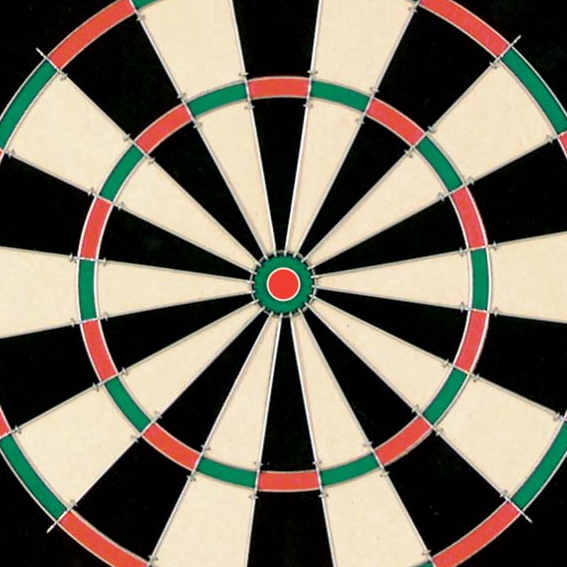
//> input picture lab4/dart.bmp, 567 x 567 px
$ ./sobel dart.bmp   (built with g++ and OpenCV 4)
//> lines starting //> are read from the running program, lines starting //| are printed output that depends on the picture; after the words box and inside, x2 and y2 are one past the last pixel; in counts of white or black regions, pixels touching at a corner belong together
// header inclusion
#include <stdio.h>
#include <opencv/cv.h>        //you may need to
#include <opencv/highgui.h>   //adjust import locations
#include <opencv/cxcore.h>    //depending on your machine setup
#include <math.h>    //depending on your machine setup

using namespace cv;
using namespace std;

void zeroHspace(Mat &hspace, int *dims) {
	for (int y = 0; y < dims[0]; y++) {
		for (int x = 0; x < dims[1]; x++) {
			for (int r = 0; r < dims[2]; r++) {
				hspace.at<double>(y, x, r) = 0;
			}
		}
	}
}

void conv(
	cv::Mat &input,
	Mat kernel,
	cv::Mat &blurredOutput);
void min_Max(Mat &input, double &low, double&high);

void suppress(Mat &hspace, double bound, int cols, int rows, int rad, int suppRange, Mat &out) {
	int dims[3] = {rows, cols, rad};
	out = Mat(3, dims, CV_64F);
	if (bound > 1) {
		cout << "bound needs to be 1 or less" << endl;
		return;
	}
	int maxIdx[3];
	minMaxIdx(hspace, NULL, NULL, NULL, maxIdx);
	double max = hspace.at<double>(maxIdx[0],maxIdx[1],maxIdx[2]);
	double loopMax = max;
	// out.at<double>(maxIdx[0],maxIdx[1],maxIdx[2]) = loopMax;
	while (loopMax > bound * max) {
		out.at<double>(maxIdx[0],maxIdx[1],maxIdx[2]) = loopMax;
		for (int j = maxIdx[0] - suppRange; j < rows && j < maxIdx[0] + suppRange; j++) {
			for (int i = maxIdx[1] - suppRange; i < cols && i < maxIdx[1] + suppRange; i++) {
				for (int r = maxIdx[2] - 12; r < rad && r < maxIdx[2] + 12; r++) {
					if (j < 0) j = 0;
					if (i < 0) i = 0;
					if (r < 0) r = 0;
					hspace.at<long>(j,i,r) = 0;
				}
			}
		}
		// hMat = Mat(3, dims, CV_64F, hspace);
		minMaxIdx(hspace, NULL, NULL, NULL, maxIdx);
		loopMax = hspace.at<double>(maxIdx[0],maxIdx[1],maxIdx[2]);
	}
}

long ***malloc3dArray(int dim1, int dim2, int dim3)
{
    int i, j, k;
    long ***array = (long ***) malloc(dim1 * sizeof(long **));

    for (i = 0; i < dim1; i++) {
        array[i] = (long **) malloc(dim2 * sizeof(long *));
		for (j = 0; j < dim2; j++) {
	  	    array[i][j] = (long *) malloc(dim3 * sizeof(long));
			for (k = 0; k < dim3; k++) {
				array[i][j][k] = 0;
			}
		}
    }
    return array;
}


void mag_grad(Mat &dx,Mat &dy, Mat &output){
	output.create(dx.size(),dx.type());
	for (int i = 0; i < dx.rows; i++) {
		for (int j = 0; j < dx.cols; j++) {
			output.at<double>(i,j) = sqrt(pow(dx.at<double>(i,j),2) + pow(dy.at<double>(i,j),2));
		}
	}

}

void angle_grad(Mat &dx,Mat &dy, Mat &output){
	output.create(dx.size(),dx.type());
	for (int i = 0; i < dx.rows; i++) {
		for (int j = 0; j < dx.cols; j++) {
			output.at<double>(i,j) = atan2(dy.at<double>(i,j), dx.at<double>(i,j));
		}
	}
}

void thresholding(double threshold, Mat &input, Mat &output){
	output.create(input.size(),input.type());
	for (int i = 0; i < input.rows; i++) {
		for (int j = 0; j < input.cols; j++) {
			if (input.at<double>(i,j) > threshold) output.at<double>(i,j) = 255.0;
			else output.at<double>(i,j) = 0.0;
		}
	}
}

void hough(Mat &mag_thr, Mat &grad_ori, int radius, Mat &hspace){

	int x0[2], y0[2];
	double valMag, valAng;
	for (int y = 0; y < mag_thr.rows; y++) {
		for (int x = 0; x < mag_thr.cols; x++) {
			for (int r = 0; r < radius; r++) {
				if (mag_thr.at<double>(y, x) > 0) {
					valAng = grad_ori.at<double>(y,x);
					x0[0] = x + (r * cos(valAng));
					x0[1] = x - (r * cos(valAng));
					y0[0] = y + (r * sin(valAng));
					y0[1] = y - (r * sin(valAng));
					for (int m = 0; m < 2; m++) {
						for (int n = 0; n < 2; n++) {
							bool f1 = (y0[n] > 0 && y0[n] < mag_thr.rows);
							bool f2 = (x0[m] > 0 && x0[m] < mag_thr.cols);
							if (f1 && f2) hspace.at<double>(y0[n],x0[m],r) += 1;
						}
					}
				}
			}
		}
	}
}

void houghToMat(Mat hough_array, Mat &output, int radius){
	int rSum;
	for (int y = 0; y < output.rows; y++) {
		for (int x = 0; x < output.cols; x++) {
			rSum = 0;
			for (int r = 0; r < radius; r++) {
				rSum += hough_array.at<double>(y,x,r);
			}
			output.at<double>(y,x) = rSum;
		}
	}

}

void circleHighlight(Mat hough_array, Mat &output, int threshold, int radius){
	int x0,y0;
	long max = 0;
	std::cout << "x\ty\tr" << '\n';
	for (int y = 0; y < output.rows; y++) {
		for (int x = 0; x < output.cols; x++) {
			for (int r = 0; r < radius; r++) {
				// [4 lines of commented-out code are left out]
				if (hough_array.at<long>(y,x,r) > threshold){
					std::cout << x <<'\t'<<y<<'\t'<<r << '\n';
					for (int d = 0; d < 360; d += 1) {
						x0 = x + r * cos(d);
						y0 = y + r * sin(d);
						if (x0 < output.cols && y0 < output.rows) output.at<double>(y0,x0) = 255.0;
					}
				}
			}
		}
	}


}

int main( int argc, char** argv )
{

 // LOADING THE IMAGE
 char* imageName = argv[1];

 Mat image;
 image = imread( imageName, 1 );
//> image is the input picture: 567 rows x 567 cols, CV_8UC3; mean B, G, R 96.6, 111.5, 119.5
 // image = image(Rect(193, 102, 88, 85)); //6

 if( argc != 2 || !image.data )
 {
   printf( " No image data \n " );
   return -1;
 }

 // CONVERT COLOUR, BLUR AND SAVE
 Mat gray_image;
 cvtColor( image, gray_image, CV_BGR2GRAY );
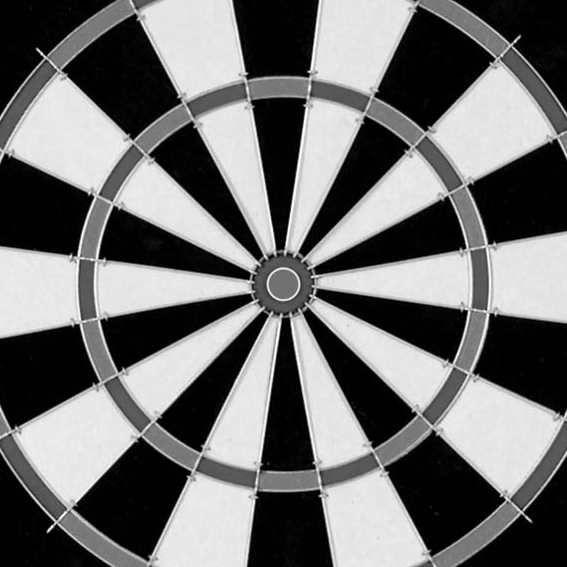
//> gray_image: 567 rows x 567 cols, CV_8UC1; min 0, max 255, mean 112.2

 // double myk[3][3] = {{1,1,1},
 //                     {1,1,1},
 //                     {1,1,1}};
 double dx[3][3] = {{-1,0,1},
                     {-1,0,1},
                     {-1,0,1}};
 double dy[3][3] = {{-1,-1,-1},
                     {0,0,0},
                     {1,1,1}};
 cv::Mat kernel_dx = Mat(3, 3, CV_64F, dx);
  cv::Mat kernel_dy = Mat(3, 3, CV_64F, dy);
 // [7 lines of commented-out code are left out]

 Mat output_dx;
 Mat output_dx_norm;
 conv(gray_image,kernel_dx,output_dx);
//> in conv, `cv::copyMakeBorder( input, paddedInput, kernelRadiusX, kernelRadiusX, ..`:
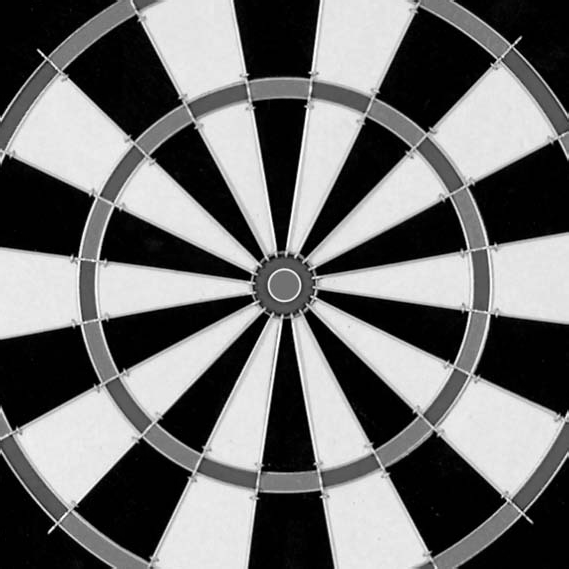
//> paddedInput: 569 rows x 569 cols, CV_8UC1; min 0, max 255, mean 112
 normalize(output_dx, output_dx_norm, 0, 255, NORM_MINMAX);

Mat output_dy;
Mat output_dy_norm;
 conv(gray_image,kernel_dy,output_dy);
//> after the loop in conv (call 2), `for ( int i = 0; i < input.rows; i++ )`:
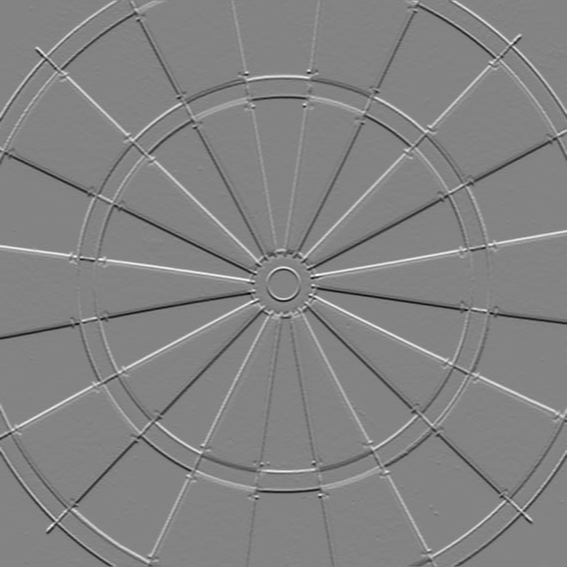
//> output: 567 rows x 567 cols, CV_64FC1; min -622, max 583, mean 0.1; drawn with min black and max white
 normalize(output_dy, output_dy_norm, 0, 255, NORM_MINMAX);

 Mat output_mag;
 Mat output_mag_norm;
 mag_grad(output_dx,output_dy,output_mag);
 normalize(output_mag, output_mag_norm, 0, 255, NORM_MINMAX);

 Mat output_ang;
 Mat output_ang_norm;
 angle_grad(output_dx,output_dy,output_ang);
//> after the loop in angle_grad, `for (int i = 0; i < dx.rows; i++)`:
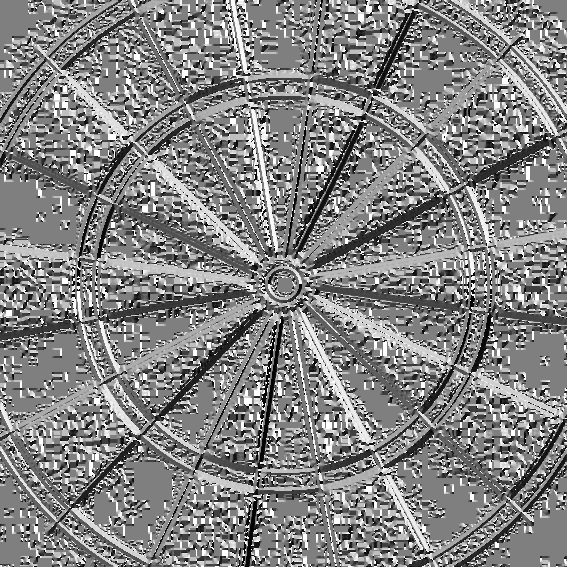
//> output: 567 rows x 567 cols, CV_64FC1; min -3.14, max 3.14, mean 0.105; drawn with min black and max white
 normalize(output_ang, output_ang_norm, 0, 255, NORM_MINMAX);

 imwrite( "output_dx.jpg", output_dx_norm );
 imwrite( "output_dy.jpg", output_dy_norm );
  imwrite( "output_mag.jpg", output_mag_norm );
  imwrite( "output_ang.jpg", output_ang_norm );

//part 2, hough

Mat output_thresholded;
thresholding(40, output_mag_norm, output_thresholded);
//> after the loop in thresholding, `for (int i = 0; i < input.rows; i++)`:
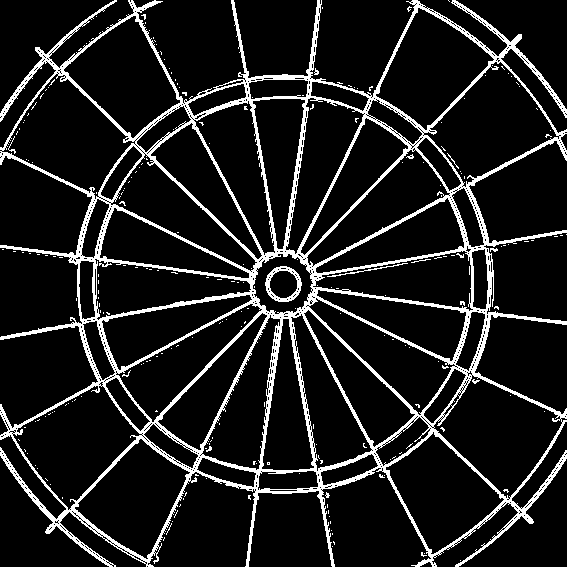
//> output: 567 rows x 567 cols, CV_64FC1; 11.7% white; 233 white regions (223 under 20 px), largest, box (x1, y1, x2, y2) and area: (0, 0, 567, 567) 36007, (265, 266, 302, 302) 425, (327, 263, 408, 277) 108
imwrite( "output_thresholded.jpg", output_thresholded );

// long ***hspace; //Want to change this to mat all the way through
int radius = 50;
int dims[3] = {output_ang.rows, output_ang.cols, radius};
//> dims = [567, 567, 50]
Mat hspace = Mat(3, dims, CV_64F, Scalar(0));
// zeroHspace(hspace, dims);
hough(output_thresholded, output_ang, radius, hspace); //Have create 3d hough mat
//> the loop in hough, `for (int y = 0; y < mag_thr.rows; y++)` made 567 passes
//> valAng on passes 1 to 3: 2.3, 2.25, 2.16
//> after the loop in hough, `for (int y = 0; y < mag_thr.rows; y++)`: valAng = -2.61; x0 = [415, 500]; y0 = [541, 590]

Mat output_hough;
output_hough.create(output_ang.size(), output_ang.type());
Mat output_hough_norm;
houghToMat(hspace, output_hough, radius); //Take 3d hough mat to 2d hough mat
//> the loop in houghToMat, `for (int y = 0; y < output.rows; y++)` made 567 passes
//> rSum on passes 1 to 3: 0, 0, 0
//> after the loop in houghToMat, `for (int y = 0; y < output.rows; y++)`:
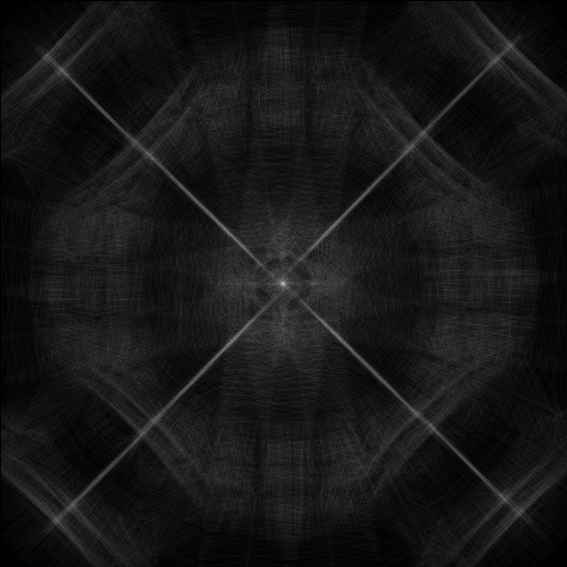
//> output: 567 rows x 567 cols, CV_64FC1; min 0, max 200, mean 22.4
//> after the loop in houghToMat, `for (int y = 0; y < output.rows; y++)`: rSum = 0
normalize(output_hough, output_hough_norm, 0, 255, NORM_MINMAX);
imwrite( "output_hough.jpg", output_hough_norm);

Mat supH;
suppress(hspace, 0.4, output_ang.cols, output_ang.rows, radius, 50, supH); //Suppress 3d hough mat
//> in suppress, `minMaxIdx(hspace, NULL, NULL, NULL, maxIdx);`: maxIdx = [284, 283, 17]
//> in suppress, `double max = hspace.at<double>(maxIdx[0],maxIdx[1],maxIdx[2]);`: max = 34
//> the loop in suppress, `while (loopMax > bound * max)` made 2 passes
//> (maxIdx, loopMax) on passes 1 to 2: ([288, 120, 27], 14), ([271, 524, 35], 13)


Mat output_circles;
output_circles.create(output_ang.size(), output_ang.type());
circleHighlight(supH, output_mag_norm, 18, radius);
//> after the loop in circleHighlight, `for (int y = 0; y < output.rows; y++)`:
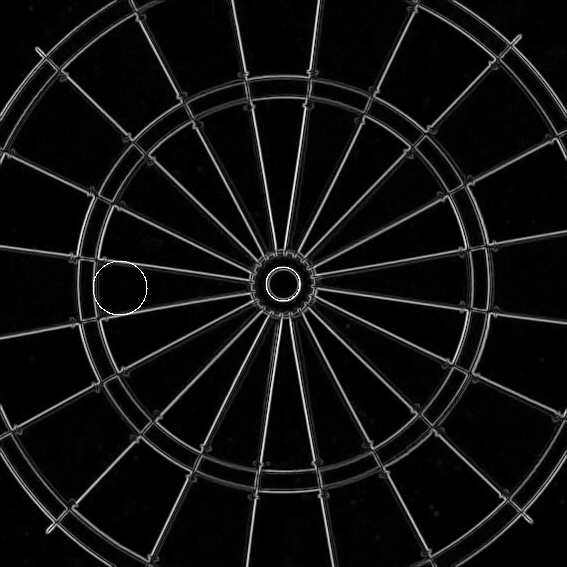
//> output: 567 rows x 567 cols, CV_64FC1; min 0, max 255, mean 16
//> after the loop in circleHighlight, `for (int y = 0; y < output.rows; y++)`: x0 = 137; y0 = 308
imwrite( "output_circles.jpg", output_mag_norm);

 return 0;
}


void conv(cv::Mat &input, Mat kernel, cv::Mat &output)
{
	// intialise the output using the input
	output.create(input.size(), DataType<double>::type);

	// create the Gaussian kernel in 1D
	// cv::Mat kX = cv::getGaussianKernel(size, -1);
	// cv::Mat kY = cv::getGaussianKernel(size, -1);
	//
	// // make it 2D multiply one by the transpose of the other
	// cv::Mat kernel = kX * kY.t();

	//CREATING A DIFFERENT IMAGE kernel WILL BE NEEDED
	//TO PERFORM OPERATIONS OTHER THAN GUASSIAN BLUR!!!

	// we need to create a padded version of the input
	// or there will be border effects
	int kernelRadiusX = ( kernel.size[0] - 1 ) / 2;
	int kernelRadiusY = ( kernel.size[1] - 1 ) / 2;

       // [6 lines of commented-out code are left out]

	cv::Mat paddedInput;
	cv::copyMakeBorder( input, paddedInput,
		kernelRadiusX, kernelRadiusX, kernelRadiusY, kernelRadiusY,
		cv::BORDER_REPLICATE );


	Mat result(input.rows, input.cols,DataType<double>::type);
	// now we can do the convoltion
	for ( int i = 0; i < input.rows; i++ )
	{
		for( int j = 0; j < input.cols; j++ )
		{
			double sum = 0.0;
			for( int m = -kernelRadiusX; m <= kernelRadiusX; m++ )
			{
				for( int n = -kernelRadiusY; n <= kernelRadiusY; n++ )
				{
					// find the correct indices we are using
					int imagex = i + m + kernelRadiusX;
					int imagey = j + n + kernelRadiusY;
					int kernelx = m + kernelRadiusX;
					int kernely = n + kernelRadiusY;

					// get the values from the padded image and the kernel
					int imageval = ( int ) paddedInput.at<uchar>( imagex, imagey );
					double kernalval = kernel.at<double>( kernelx, kernely );

					// do the multiplication
					sum += imageval * kernalval;
				}
			}
			// set the output value as the sum of the convolution
			output.at<double>(i, j) = sum;
		}
	}

}

$ run again, on lab4/hough.jpg
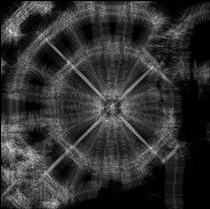
//> input picture lab4/hough.jpg, 210 x 209 px
//> image is the input picture: 209 rows x 210 cols, CV_8UC3; min 0, max 255, mean 49.3
//> after the loop in thresholding, `for (int i = 0; i < input.rows; i++)`:
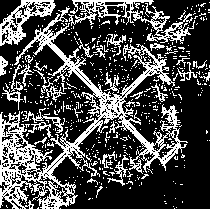
//> output: 209 rows x 210 cols, CV_64FC1; 29.5% white in thin lines or dots
//> the loop in hough, `for (int y = 0; y < mag_thr.rows; y++)` made 209 passes
//> valAng on passes 1 to 3: 1.91, 1.77, 1.63
//> after the loop in hough, `for (int y = 0; y < mag_thr.rows; y++)`: valAng = -0.677; x0 = [212, 135]; y0 = [177, 238]
//> the loop in houghToMat, `for (int y = 0; y < output.rows; y++)` made 209 passes
//> rSum on passes 1 to 3: 0, 13, 14
//> after the loop in houghToMat, `for (int y = 0; y < output.rows; y++)`: rSum = 1
//> in suppress, `minMaxIdx(hspace, NULL, NULL, NULL, maxIdx);`: maxIdx = [26, 10, 10]
//> max = 13
//> the loop in suppress, `while (loopMax > bound * max)` made 36 passes
//> (maxIdx, loopMax) on passes 1 to 8: ([137, 14, 15], 12), ([150, 48, 34], 12), ([6, 88, 6], 11), ([22, 34, 22], 11), ([39, 40, 40], 11), ([48, 117, 48], 11), ([61, 160, 24], 11), ([62, 71, 7], 11)
//> the loop in circleHighlight, `for (int y = 0; y < output.rows; y++)` made 209 passes
//> (x0, y0) on passes 1 to 3: (0, 0), (0, 0), (0, 0)
//> after the loop in circleHighlight, `for (int y = 0; y < output.rows; y++)`:
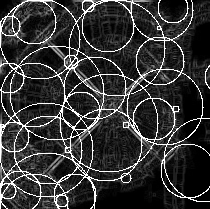
//> output: 209 rows x 210 cols, CV_64FC1; min 0, max 255, mean 54.8
//> after the loop in circleHighlight, `for (int y = 0; y < output.rows; y++)`: x0 = 56; y0 = 233
